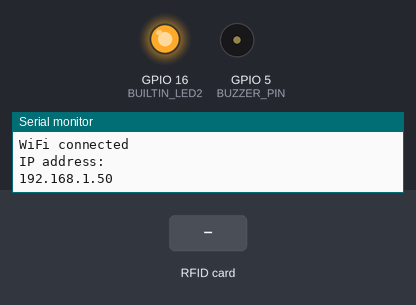
Simulated run of this sketch. Board: ESP8266 (NodeMCU). Shown: output pins drawn as LEDs (lit = HIGH), buzzer (waves = sounding), the last lines printed to the serial monitor. The test bench sets the inputs (shaded band). WiFi joins after 1.5 s; servers stay silent unless stated; uploads are accepted with an empty reply.

Above: at 2.8 s.
2.9 s: RFID card 5E 7A 19 C4 held to the reader
At 3.12 s:
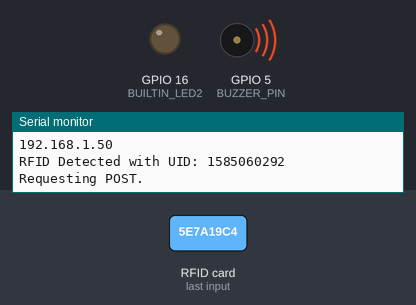
At 3.6 s:
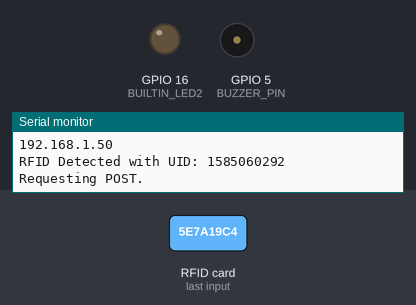
Timing chart, 0 to 5.9 s (numbered marks = the images above; inputs shaded):
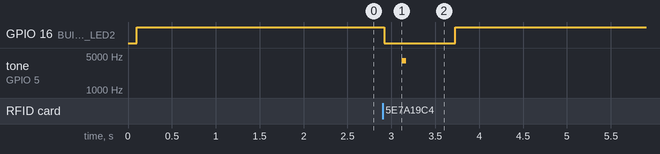

The sketch:

RFID_HTTP.ino
```cpp
#include <ESP8266WiFi.h>
#include <SPI.h>
#include <MFRC522.h>

// LEDs
const short int BUILTIN_LED1 = 2;  //GPIO2
const short int BUILTIN_LED2 = 16; //GPIO16

// Buzzer
const short int BUZZER_PIN = 5; //GPIO5

// WIFI
const char* ssid     = "<secret>"; // WIFI SSDI Network Name
const char* password = "<secret>"; // WIFI password
const char* host = "hassio.local"; // deafult setup is for HomeAssistant. If modifying, exclude the 'http://' portion.

// RC522
#define RST_PIN         2          // Configurable, see typical pin layout from HappyBubbles NFC
#define SS_PIN          15         // Configurable, see typical pin layout from HappyBubbles NFC

MFRC522 mfrc522(SS_PIN, RST_PIN);  // Create MFRC522 instance

void setup()
{
  Serial.begin(74880);
  delay(100);

  pinMode(BUILTIN_LED1, OUTPUT); // Initialize the BUILTIN_LED1 pin as an output
  pinMode(BUILTIN_LED2, OUTPUT); // Initialize the BUILTIN_LED2 pin as an output

  digitalWrite(BUILTIN_LED1, LOW); // Turn the LED ON by making the voltage LOW
  digitalWrite(BUILTIN_LED2, HIGH); // Turn the LED off by making the voltage HIGH

  // Init the RC522
  SPI.begin();      // Init SPI bus
  mfrc522.PCD_Init();   // Init MFRC522
  mfrc522.PCD_DumpVersionToSerial();  // Show details of PCD - MFRC522 Card Reader details
  Serial.println(F("Scan PICC to see UID, SAK, type, and data blocks..."));

  // We start by connecting to a WiFi network
  Serial.println();
  Serial.println();
  Serial.print("Connecting to ");
  Serial.println(ssid);

  WiFi.begin(ssid, password);

  delay(500);

  while (WiFi.status() != WL_CONNECTED) {
    Serial.print(".");
    delay(500);
  }

  Serial.println("");
  Serial.println("WiFi connected");
  Serial.println("IP address: ");
  Serial.println(WiFi.localIP());
}

void loop()
{
  // Look for new cards
  if (!mfrc522.PICC_IsNewCardPresent())
  {
    return;
  }

  unsigned long uid = getID();
  if (uid == -1)
  {
    return;
  }

  // Turn the LED on
  digitalWrite(BUILTIN_LED2, LOW);

  WiFiClient client;
  const int httpPort = 8123;
  if (!client.connect(host, httpPort))
  {
    Serial.println("connection failed");
    return;
  }

  Serial.print("RFID Detected with UID: ");
  Serial.println(uid);

  String jsonData = "{\"entity_id\": \"input_text.rfid_uid\", \"value\": \"" + String(uid) + "\"}";

  Serial.println("Requesting POST.");

  // Send request to the server:
  client.println("POST /api/services/input_text/set_value?api_password=<secret> HTTP/1.1");
  client.println("Host: hassio.local");
  client.println("Accept: */*");
  client.println("Content-Type: application/json");
  client.print("Content-Length: ");
  client.println(jsonData.length());
  client.println();
  client.print(jsonData);

  // Play an audible tone
  tone(BUZZER_PIN, 4000);
  delay(50);
  noTone(BUZZER_PIN);

  // Wait for the client to receive the message
  delay(500);

  if (client.connected())
  {
    Serial.println("Disconnecting from server");
    client.stop();  // DISCONNECT FROM THE SERVER
  }

  Serial.println();
  Serial.println("Closing connection");

  // Turn the LED off
  digitalWrite(BUILTIN_LED2, HIGH);

  // Disallow messages to be sent too frequently back-to-back
  delay(1000);
}

//
// mfrc522.PICC_IsNewCardPresent() should be checked before
// @return the card UID
//
unsigned long getID()
{
  if (!mfrc522.PICC_ReadCardSerial())
  {
    Serial.println("No PICC_ReadCardSerial()");

    // Since a PICC placed get Serial and continue
    return -1;
  }

  unsigned long hex_num;
  hex_num =  mfrc522.uid.uidByte[0] << 24;
  hex_num += mfrc522.uid.uidByte[1] << 16;
  hex_num += mfrc522.uid.uidByte[2] <<  8;
  hex_num += mfrc522.uid.uidByte[3];
  mfrc522.PICC_HaltA(); // Stop reading
  return hex_num;
}
```

Measured:
- after the input at 2.9 s, GPIO 16 (BUILTIN_LED2): HIGH → LOW at once, → HIGH 0.81 s later; tone on GPIO 5 (BUZZER_PIN): silent → 4000 Hz after 0.22 s, → silent 0.05 s later
